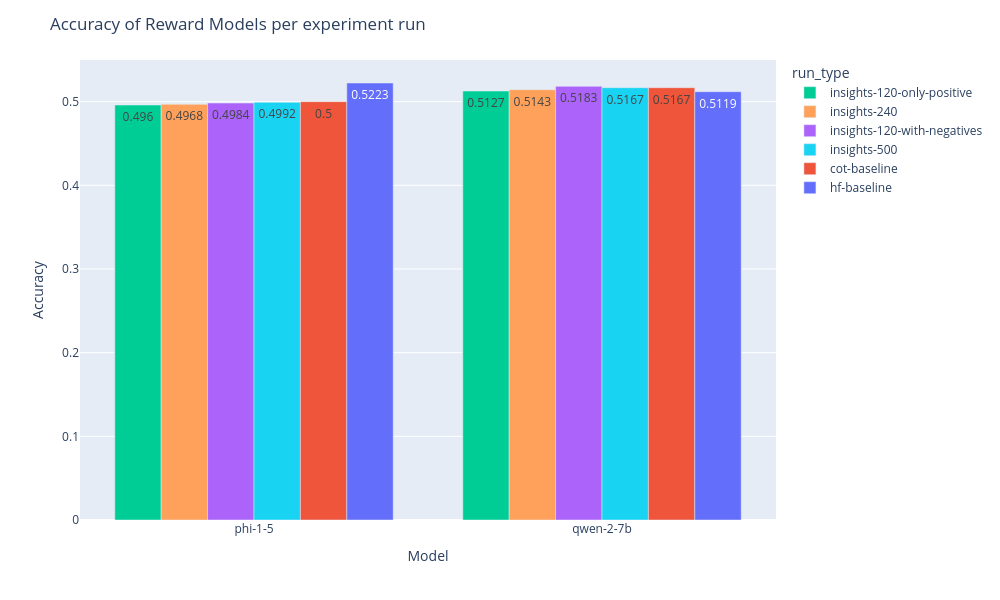

Write notebook code for a chart like this one.
### Code cell
fig = px.bar(
    rm_pd_df.sort_values(['model', 'accuracy'], ascending=[True, True]).round(4),
    x="model",
    y="accuracy",
    color="run_type",
    barmode="group",
    # facet_row="time",
    # facet_col="model",
    # category_orders={"day": ["Thur", "Fri", "Sat", "Sun"],
    #                  "time": ["Lunch", "Dinner"]}
    color_discrete_map=color_map,
    text='accuracy',
)

fig.update_layout(title_text=f"Accuracy of Reward Models per experiment run")

# Set x-axis title
fig.update_xaxes(title_text="Model")

# Set y-axes titles
fig.update_yaxes(title_text="Accuracy", secondary_y=False)
# fig.update_yaxes(title_text="Rewards Mean", secondary_y=True)
fig.update_layout(
    autosize=False,
    width=1_000,
    height=600,
)
fig.show()

### Figure 1 — Plotly figure (JSON) as saved in the notebook; plotly's stock layout.template omitted (floating-point values rounded to 4 significant figures)
{"data": [{"alignmentgroup": "True", "hovertemplate": "run_type=insights-120-only-positive<br>model=%{x}<br>accuracy=%{text}<extra></extra>", "legendgroup": "insights-120-only-positive", "marker": {"color": "#00CC96", "pattern": {"shape": ""}}, "name": "insights-120-only-positive", "offsetgroup": "insights-120-only-positive", "orientation": "v", "showlegend": true, "text": [0.496, 0.5127], "textposition": "auto", "type": "bar", "x": ["phi-1-5", "qwen-2-7b"], "xaxis": "x", "y": [0.496, 0.5127], "yaxis": "y"}, {"alignmentgroup": "True", "hovertemplate": "run_type=insights-240<br>model=%{x}<br>accuracy=%{text}<extra></extra>", "legendgroup": "insights-240", "marker": {"color": "#FFA15A", "pattern": {"shape": ""}}, "name": "insights-240", "offsetgroup": "insights-240", "orientation": "v", "showlegend": true, "text": [0.4968, 0.5143], "textposition": "auto", "type": "bar", "x": ["phi-1-5", "qwen-2-7b"], "xaxis": "x", "y": [0.4968, 0.5143], "yaxis": "y"}, {"alignmentgroup": "True", "hovertemplate": "run_type=insights-120-with-negatives<br>model=%{x}<br>accuracy=%{text}<extra></extra>", "legendgroup": "insights-120-with-negatives", "marker": {"color": "#AB63FA", "pattern": {"shape": ""}}, "name": "insights-120-with-negatives", "offsetgroup": "insights-120-with-negatives", "orientation": "v", "showlegend": true, "text": [0.4984, 0.5183], "textposition": "auto", "type": "bar", "x": ["phi-1-5", "qwen-2-7b"], "xaxis": "x", "y": [0.4984, 0.5183], "yaxis": "y"}, {"alignmentgroup": "True", "hovertemplate": "run_type=insights-500<br>model=%{x}<br>accuracy=%{text}<extra></extra>", "legendgroup": "insights-500", "marker": {"color": "#19D3F3", "pattern": {"shape": ""}}, "name": "insights-500", "offsetgroup": "insights-500", "orientation": "v", "showlegend": true, "text": [0.4992, 0.5167], "textposition": "auto", "type": "bar", "x": ["phi-1-5", "qwen-2-7b"], "xaxis": "x", "y": [0.4992, 0.5167], "yaxis": "y"}, {"alignmentgroup": "True", "hovertemplate": "run_type=cot-baseline<br>model=%{x}<br>accuracy=%{text}<extra></extra>", "legendgroup": "cot-baseline", "marker": {"color": "#EF553B", "pattern": {"shape": ""}}, "name": "cot-baseline", "offsetgroup": "cot-baseline", "orientation": "v", "showlegend": true, "text": [0.5, 0.5167], "textposition": "auto", "type": "bar", "x": ["phi-1-5", "qwen-2-7b"], "xaxis": "x", "y": [0.5, 0.5167], "yaxis": "y"}, {"alignmentgroup": "True", "hovertemplate": "run_type=hf-baseline<br>model=%{x}<br>accuracy=%{text}<extra></extra>", "legendgroup": "hf-baseline", "marker": {"color": "#636EFA", "pattern": {"shape": ""}}, "name": "hf-baseline", "offsetgroup": "hf-baseline", "orientation": "v", "showlegend": true, "text": [0.5223, 0.5119], "textposition": "auto", "type": "bar", "x": ["phi-1-5", "qwen-2-7b"], "xaxis": "x", "y": [0.5223, 0.5119], "yaxis": "y"}], "layout": {"autosize": false, "barmode": "group", "height": 600, "legend": {"title": {"text": "run_type"}, "tracegroupgap": 0}, "margin": {"t": 60}, "title": {"text": "Accuracy of Reward Models per experiment run"}, "width": 1000, "xaxis": {"anchor": "y", "autorange": true, "domain": [0, 1], "range": [-0.5, 1.5], "title": {"text": "Model"}, "type": "category"}, "yaxis": {"anchor": "x", "autorange": true, "domain": [0, 1], "range": [0, 0.5498], "title": {"text": "Accuracy"}, "type": "linear"}}}
